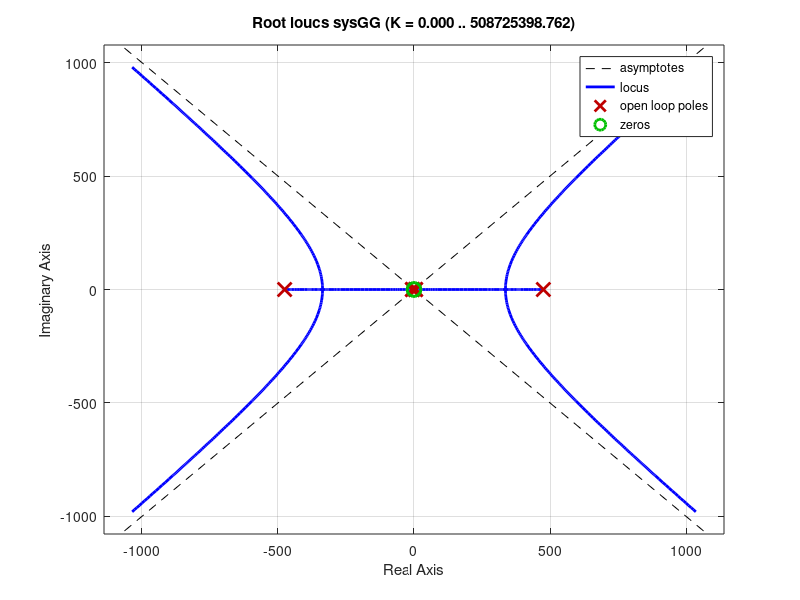

This chart was generated by the following MATLAB code: (Note: this script raises an error after producing the figure.)
close all;
clear all;
clc;

kP = -404.3247
kI = -2.2604e+03
kD = -0.8411

% Same parameter block as in Lab A
g   = 9.8;
m_b = 0.381;  l_b = 0.112;  I_b = 0.00616;
m_w = 0.036;  l_w = 0.021;  I_w = 0.00000746;
R_m = 4.4;    K_e = 0.444;  K_t = 0.470;

gamma_11 = l_w*(m_w + m_b) + (I_w/l_w);
gamma_12 = l_w*l_b*m_b;
gamma_21 = m_b*l_b;
gamma_22 = I_b+m_b*l_b^2;

alpha_11 = 0;
alpha_12 = -((K_t*K_e)/(R_m*l_w));
alpha_13 = 0;
alpha_14 = ((K_t*K_e)/R_m);
alpha_21 = 0;
alpha_22 = (K_t*K_e)/(R_m*l_w);
alpha_23 = m_b*l_b*g;
alpha_24 = -((K_t*K_e)/R_m);

beta_11 = K_t/R_m;
beta_21 = -K_t/R_m;

gamma = [gamma_11, gamma_12; gamma_21, gamma_22];
alpha = [alpha_11, alpha_12, alpha_13, alpha_14;
         alpha_21, alpha_22, alpha_23, alpha_24];
beta  = [beta_11; beta_21];

A_small = gamma\alpha;
B_small = gamma\beta;

A = [0 1 0 0;
     A_small(1,:);
     0 0 0 1;
     A_small(2,:)];
B = [0; B_small(1); 0; B_small(2)];

C = [0 0 1 0];
D = zeros(2,1);

%task4.5.1
O = obsv(A,C);
rankO = rank(O);

Ctl = ctrb(A, B);
rankC = rank(Ctl);

%task4.6.1
%pc = [-475.0690; -5.6571; -5.72; -43.2];
%K = place(A,B,pc)

%4.7.1
% rho = 1;
% CQ = [25,1,15,1];
% Q = rho*transpose(CQ)*CQ
% R = 1;
% 
% K = lqr(A,B,Q,R)

s = tf('s')
G_pos = ( -90.03* s ) /(( s +475) *( s +5.65) *( s -5.72) ) ;
G_neg = ( -90.03* - s ) /(( - s +475) *( - s +5.65) *( -s -5.72) );
sysGG = G_neg*G_pos
rlocus(sysGG)

all_roots = rlocus(sysGG, 1);
neg_roots = all_roots(all_roots<=0)

%task4.8...
% C_acc =[1 0 0 0];
% C_nacc = [0 0 1 0];
% T_inv=[C_acc;
%      0 1 0 0;
%      0 0 1 0;
%      0 0 0 1];
% T=inv(T_inv);
% A_tilde = T_inv *A*T;
% B_tilde = T_inv * B;
% C_tilde_acc = C_acc * T;
% C_tilde_nacc = C_nacc * T;
% 
% Ayy = A_tilde(1,1);
% Ayx = A_tilde(1,2:4);
% Axy = A_tilde(2:4,1);
% Axx = A_tilde(2:4,2:4);
% 
% B_y = B_tilde(1,1);
% B_x = B_tilde(2:4,1);
% 
% C_y = C_tilde_nacc(1,1);
% C_x = C_tilde_nacc(2:end);
% CC = [Ayx; C_x];


%L = ( place( Axx', CC', afPoles ) )'



